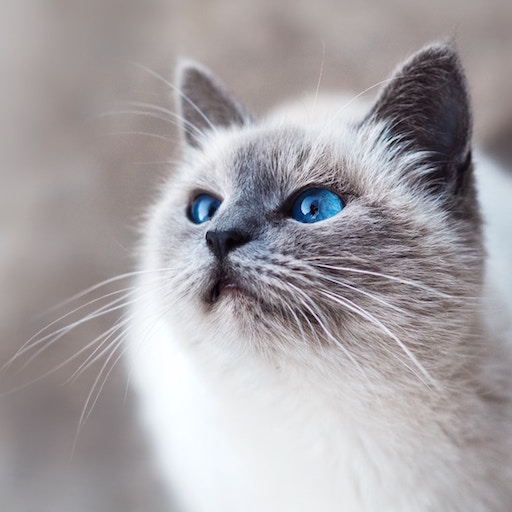
#> input picture dog.jpg, 512 x 512 px
$ python 'dwebcamTest#1.py'
#> lines starting #> are read from the running program, lines starting #| are printed output that depends on the picture
from PIL import Image #remove?
#add import cv2
import random
im = Image.open("dog.jpg") #Can be many different formats.!!!! #change im to
#> im is the input picture: PIL image 512x512 RGB; mean R, G, B 166.8, 162.1, 165.2
new = im.copy()
pix = im.load()
newpix = new.load()
width,height=im.size
#> width = 512; height = 512
print([width,height])
#| [512, 512]
print(pix[1,1])
#| (188, 182, 182)

window = 3 # input parameter 'n'

area = window*window
for i in range(width//window):     #loop over pixels
    for j in range(height//window):#loop over pixels
        avg = 0
        area_pix = []
        for k in range(window):
            for l in range(window):
                area_pix.append((k,l))#make a list of coordinates within the tile
                try:
                    avg += pix[window*i+k,window*j+l][0]
                    newpix[window*i+k,window*j+l] = (0,0,0) #set everything to black
                except IndexError:
                    avg += 255/2 #just an arbitrary mean value (when were outside of the image)
                                # this is just a dirty trick for coping with images that have
                                # sides that are not multiples of window
        avg = avg/area
        # val = v is the number of pixels within the tile that will be turned white
        val = round(avg/255 * (area+0.99) - 0.5)#0.99 due to rounding errors
        assert val<=area,'something went wrong with the val'
        print(val)
        random.shuffle(area_pix) #randomize pixel coordinates
        for m in range(val):
            rel_coords = area_pix.pop()#find random pixel within tile and turn it white
            newpix[window*i+rel_coords[0],window*j+rel_coords[1]] = (255,255,255)

new.save('dog_dithered'+str(window)+'.jpg')
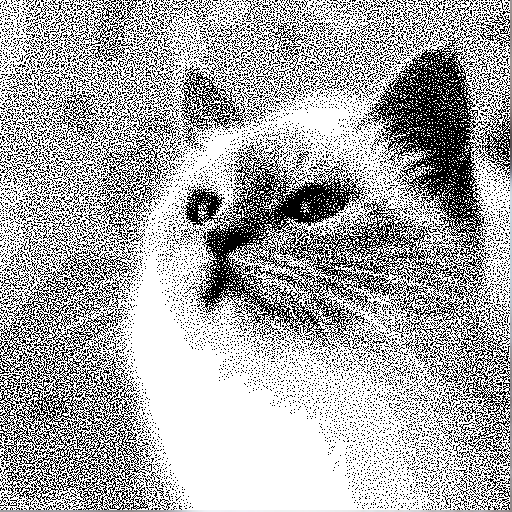
#> saved as dog_dithered3.jpg: PIL image 512x512 RGB; mean R, G, B 171.3, 171.3, 171.4
